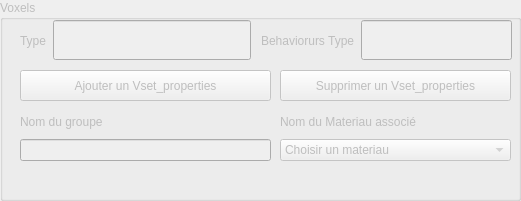
    <widget class="QGroupBox" name="GroupBoxVoxels">
     <property name="enabled">
      <bool>false</bool>
     </property>
     <property name="geometry">
      <rect>
       <x>20</x>
       <y>440</y>
       <width>521</width>
       <height>201</height>
      </rect>
     </property>
     <property name="title">
      <string>Voxels</string>
     </property>
     <widget class="QWidget" name="layoutWidget_2">
      <property name="geometry">
       <rect>
        <x>20</x>
        <y>20</y>
        <width>231</width>
        <height>41</height>
       </rect>
      </property>
      <layout class="QHBoxLayout" name="horizontalLayout_12">
       <item>
        <widget class="QLabel" name="label_10">
         <property name="text">
          <string>Type</string>
         </property>
        </widget>
       </item>
       <item>
        <widget class="QLineEdit" name="TypeVoxel">
         <property name="enabled">
          <bool>false</bool>
         </property>
         <property name="maximumSize">
          <size>
           <width>200</width>
           <height>40</height>
          </size>
         </property>
        </widget>
       </item>
      </layout>
     </widget>
     <widget class="QPushButton" name="ButtomAddVsetProp">
      <property name="geometry">
       <rect>
        <x>20</x>
        <y>70</y>
        <width>251</width>
        <height>31</height>
       </rect>
      </property>
      <property name="text">
       <string>Ajouter un Vset_properties</string>
      </property>
     </widget>
     <widget class="QPushButton" name="ButtomSupprimerVsetProp">
      <property name="geometry">
       <rect>
        <x>280</x>
        <y>70</y>
        <width>231</width>
        <height>31</height>
       </rect>
      </property>
      <property name="text">
       <string>Supprimer un Vset_properties</string>
      </property>
     </widget>
     <widget class="QWidget" name="layoutWidget_13">
      <property name="geometry">
       <rect>
        <x>20</x>
        <y>110</y>
        <width>251</width>
        <height>51</height>
       </rect>
      </property>
      <layout class="QVBoxLayout" name="verticalLayout_2">
       <item>
        <widget class="QLabel" name="label_16">
         <property name="text">
          <string>Nom du groupe</string>
         </property>
        </widget>
       </item>
       <item>
        <widget class="QLineEdit" name="lineEditNameGroup"/>
       </item>
      </layout>
     </widget>
     <widget class="QWidget" name="layoutWidget_16">
      <property name="geometry">
       <rect>
        <x>280</x>
        <y>110</y>
        <width>231</width>
        <height>51</height>
       </rect>
      </property>
      <layout class="QVBoxLayout" name="verticalLayout">
       <item>
        <widget class="QLabel" name="label_19">
         <property name="text">
          <string>Nom du Materiau associé</string>
         </property>
        </widget>
       </item>
       <item>
        <widget class="QComboBox" name="comboBoxMatassocie">
         <item>
          <property name="text">
           <string>Choisir un materiau</string>
          </property>
         </item>
        </widget>
       </item>
      </layout>
     </widget>
     <widget class="QWidget" name="">
      <property name="geometry">
       <rect>
        <x>261</x>
        <y>20</y>
        <width>251</width>
        <height>41</height>
       </rect>
      </property>
      <layout class="QHBoxLayout" name="horizontalLayout_27">
       <item>
        <widget class="QLabel" name="label_12">
         <property name="text">
          <string>Behaviorurs Type</string>
         </property>
        </widget>
       </item>
       <item>
        <widget class="QLineEdit" name="TypeBehaviour">
         <property name="enabled">
          <bool>false</bool>
         </property>
         <property name="maximumSize">
          <size>
           <width>200</width>
           <height>40</height>
          </size>
         </property>
        </widget>
       </item>
      </layout>
     </widget>
    </widget>
